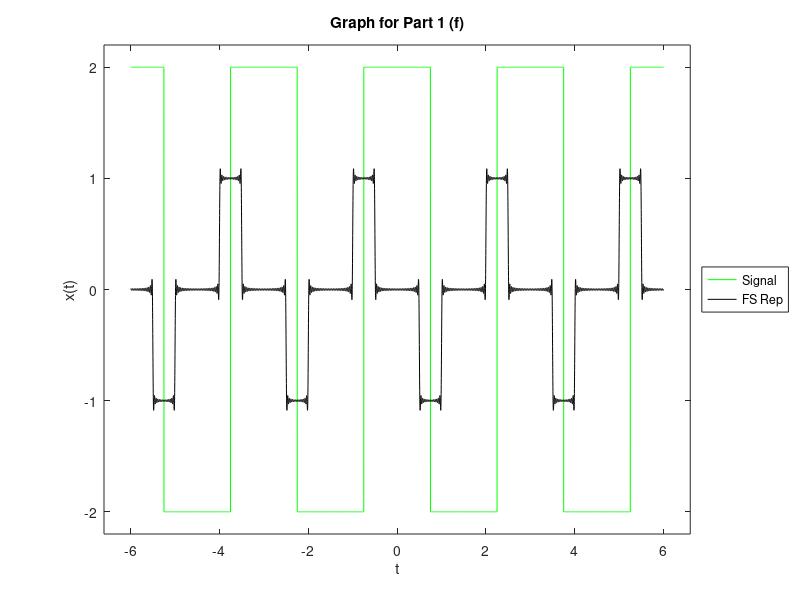

Here is the MATLAB script that generated this plot:
%% Fourier Series Builder
%  Justin Ndhlala (njn7)
%  Part (f)
%% Initialize workspace
clear; format short e

%% Signal parameters (period, amplitude, and signal code)
T = 3;
A = 2;
Signal = 'square';

%% Harmonics to use in calculation
N = 81;

%% Calculations of fundamental frequency and plot range
w0 = 2*pi/T;
t  = linspace(-2*T, 2*T, 10000);

%% Signal functions and
%  Fourier series expression based on desired signal
switch Signal
    case 'square'
        vinr = @(t) A*sign(cos(2*pi*t/T));
        C0 = 0;
        Cn = @(n) (cos(2*pi*n/3)-cos(pi*n/3))/(j*n*pi);
    case 'triangular'
        vinr = @(t) A*(...
            1 - ...
            4*mod(t,T)/T +...
            (8*mod(t-T/2,T)/T).*((mod(t,T)/T)>0.5) );
        C0 = 0;
        Cn = @(n) A*(sinc(n/2)^2);
    case 'sawtooth'
        vinr = @(t) A*(2*mod(t-T/2,T)/T-1);
        C0 = 0;
        Cn = @(n) j*A*(-1).^n / n / pi;
    case 'hwrs'
        vinr = @(t) A*sin(2*pi*t/T).*(sign(sin(2*pi*t/T))~=-1);
        C0 = A/pi;
        nn = @(n) (abs(n)==1).*(0) + (abs(n)~=1).*n;
        Cn = @(n) A*((mod(n,2)==0).*(1/pi/(1-nn(n).^2)) + ...
            (abs(n)==1).*((-1)^((n+1)/2)*j/4));
end

%% Build signal 
vin = C0;
for n=[-N:-1 1:N]
    vin = vin + Cn(n)*exp(j*n*w0*t);
end
vin = real(vin); % remove roundoff imaginary bits

%% Plot
figure(1); clf
plot(t, vinr(t), 'g-', t, vin, 'k-')
legend('Signal', 'FS Rep', 'location', 'EastOutside')
% Zoom out a bit in case curves hit figure boundaries
v  = axis; n  = 0.05;
xr = (v(2)-v(1)); yr = (v(4)-v(3));
axis([v + n*[-xr xr -yr yr]]);
title('Graph for Part 1 (f)')
xlabel('t');
ylabel('x(t)');




